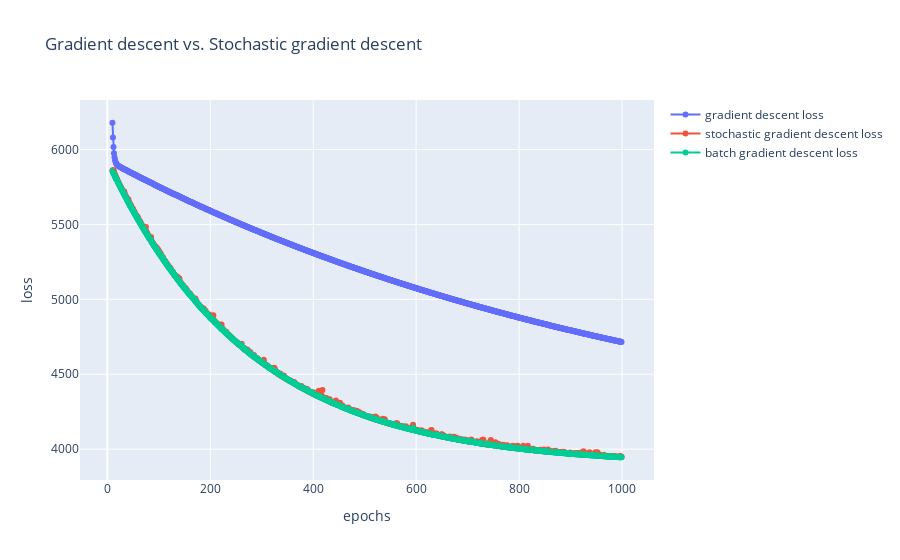

Source (notebook cell):
### Code cell
fig = go.Figure()
fig.add_trace(go.Scatter(x=[i for i in range(epochs)][10:], y=loss_history[10:],
              mode="markers+lines",
              name="gradient descent loss"))
fig.add_trace(go.Scatter(x=[i for i in range(epochs)][10:], y=stochastic_loss_history[10:],
              mode="markers+lines",
              name="stochastic gradient descent loss"))
fig.add_trace(go.Scatter(x=[i for i in range(epochs)][10:], y=batch_loss_history[10:],
              mode="markers+lines",
              name="batch gradient descent loss"))
fig.update_layout(
    title="Gradient descent vs. Stochastic gradient descent",
    xaxis_title="epochs",
    yaxis_title="loss"
    )
fig.show()

### Figure 1 — Plotly figure (JSON) as saved in the notebook; plotly's stock layout.template omitted (floating-point values rounded to 4 significant figures; data arrays with more than 128 entries replaced by an {"elided": "..."} marker saying what was removed)
{"data": [{"mode": "markers+lines", "name": "gradient descent loss", "type": "scatter", "x": {"elided": "990 int values"}, "y": {"elided": "990 float values"}}, {"mode": "markers+lines", "name": "stochastic gradient descent loss", "type": "scatter", "x": {"elided": "990 int values"}, "y": {"elided": "990 float values"}}, {"mode": "markers+lines", "name": "batch gradient descent loss", "type": "scatter", "x": {"elided": "990 int values"}, "y": {"elided": "990 float values"}}], "layout": {"title": {"text": "Gradient descent vs. Stochastic gradient descent"}, "xaxis": {"title": {"text": "epochs"}}, "yaxis": {"title": {"text": "loss"}}}}
